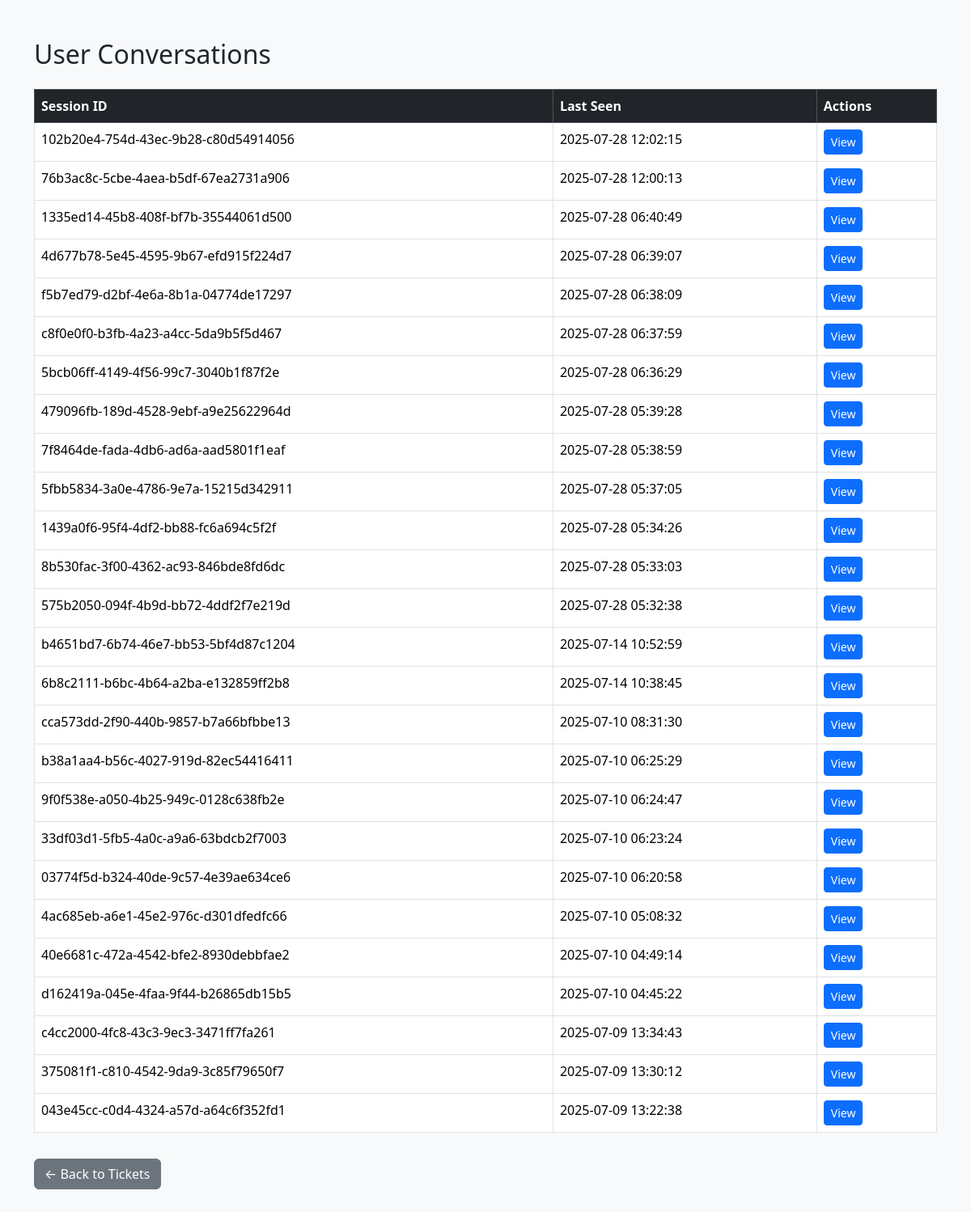
Page /admin/conversations (signed in) on the committed database.
### tables this page shows
CREATE TABLE history (
            id INTEGER PRIMARY KEY AUTOINCREMENT,
            session_id TEXT NOT NULL,
            role TEXT NOT NULL,
            content TEXT NOT NULL,
            tool_name TEXT,
            tool_args TEXT,
            tool_response TEXT,
            timestamp TIMESTAMP DEFAULT CURRENT_TIMESTAMP,
            message_index INTEGER,
            FOREIGN KEY (session_id) REFERENCES session(session_id)
        );

### app.py (the view)
@app.get("/admin/conversations")
async def admin_conversations(request: Request):
    if not request.session.get("admin_logged_in"):
        return RedirectResponse(url="/admin", status_code=303)
    conn = sqlite3.connect("chat_history.db")  # or your actual DB file
    conn.row_factory = sqlite3.Row
    c = conn.cursor()
    c.execute("""
        SELECT session_id, MAX(timestamp) as last_seen
        FROM history
        GROUP BY session_id
        ORDER BY last_seen DESC
    """)
    sessions = c.fetchall()
    conn.close()
    return templates.TemplateResponse("admin_conversations.html", {"request": request, "sessions": sessions})

### templates/admin_conversations.html (shortened to what this page needs)
<!DOCTYPE html>
<html lang="en">
<head>
    <link href="https://cdn.jsdelivr.net/npm/bootstrap@5.3.3/dist/css/bootstrap.min.css" rel="stylesheet">
</head>
<body class="bg-light">
    <div class="container py-5">
        <h2 class="mb-4">User Conversations</h2>
        <table class="table table-bordered table-hover bg-white">
            <thead class="table-dark">
                <tr>
                    <th scope="col">Session ID</th>
                    <th scope="col">Last Seen</th>
                    <th scope="col">Actions</th>
                </tr>
            </thead>
            <tbody>
                {% for row in sessions %}
                <tr>
                    <td>{{ row.session_id }}</td>
                    <td>{{ row.last_seen }}</td>
                    <td><a href="/admin/conversations/{{ row.session_id }}" class="btn btn-sm btn-primary">View</a></td>
                </tr>
                {% endfor %}
            </tbody>
        </table>
        <a href="/admin/tickets" class="btn btn-secondary mt-3">← Back to Tickets</a>
    </div>
</body>
</html>

### rows in the picture
history: session_id "102b20e4-754d-43ec-9b28-c80d54914056", last_seen "2025-07-28 12:02:15"
history: session_id "76b3ac8c-5cbe-4aea-b5df-67ea2731a906", last_seen "2025-07-28 12:00:13"
history: session_id "1335ed14-45b8-408f-bf7b-35544061d500", last_seen "2025-07-28 06:40:49"
history: session_id "4d677b78-5e45-4595-9b67-efd915f224d7", last_seen "2025-07-28 06:39:07"
history: session_id "f5b7ed79-d2bf-4e6a-8b1a-04774de17297", last_seen "2025-07-28 06:38:09"
history: session_id "c8f0e0f0-b3fb-4a23-a4cc-5da9b5f5d467", last_seen "2025-07-28 06:37:59"
history: session_id "5bcb06ff-4149-4f56-99c7-3040b1f87f2e", last_seen "2025-07-28 06:36:29"
history: session_id "479096fb-189d-4528-9ebf-a9e25622964d", last_seen "2025-07-28 05:39:28"
history: session_id "7f8464de-fada-4db6-ad6a-aad5801f1eaf", last_seen "2025-07-28 05:38:59"
history: session_id "5fbb5834-3a0e-4786-9e7a-15215d342911", last_seen "2025-07-28 05:37:05"
history: session_id "1439a0f6-95f4-4df2-bb88-fc6a694c5f2f", last_seen "2025-07-28 05:34:26"
history: session_id "8b530fac-3f00-4362-ac93-846bde8fd6dc", last_seen "2025-07-28 05:33:03"
history: session_id "575b2050-094f-4b9d-bb72-4ddf2f7e219d", last_seen "2025-07-28 05:32:38"
history: session_id "b4651bd7-6b74-46e7-bb53-5bf4d87c1204", last_seen "2025-07-14 10:52:59"
history: session_id "6b8c2111-b6bc-4b64-a2ba-e132859ff2b8", last_seen "2025-07-14 10:38:45"
history: session_id "cca573dd-2f90-440b-9857-b7a66bfbbe13", last_seen "2025-07-10 08:31:30"
history: session_id "b38a1aa4-b56c-4027-919d-82ec54416411", last_seen "2025-07-10 06:25:29"
history: session_id "9f0f538e-a050-4b25-949c-0128c638fb2e", last_seen "2025-07-10 06:24:47"
history: session_id "33df03d1-5fb5-4a0c-a9a6-63bdcb2f7003", last_seen "2025-07-10 06:23:24"
history: session_id "03774f5d-b324-40de-9c57-4e39ae634ce6", last_seen "2025-07-10 06:20:58"
history: session_id "4ac685eb-a6e1-45e2-976c-d301dfedfc66", last_seen "2025-07-10 05:08:32"
history: session_id "40e6681c-472a-4542-bfe2-8930debbfae2", last_seen "2025-07-10 04:49:14"
history: session_id "d162419a-045e-4faa-9f44-b26865db15b5", last_seen "2025-07-10 04:45:22"
history: session_id "c4cc2000-4fc8-43c3-9ec3-3471ff7fa261", last_seen "2025-07-09 13:34:43"
history: session_id "375081f1-c810-4542-9da9-3c85f79650f7", last_seen "2025-07-09 13:30:12"
history: session_id "043e45cc-c0d4-4324-a57d-a64c6f352fd1", last_seen "2025-07-09 13:22:38"
